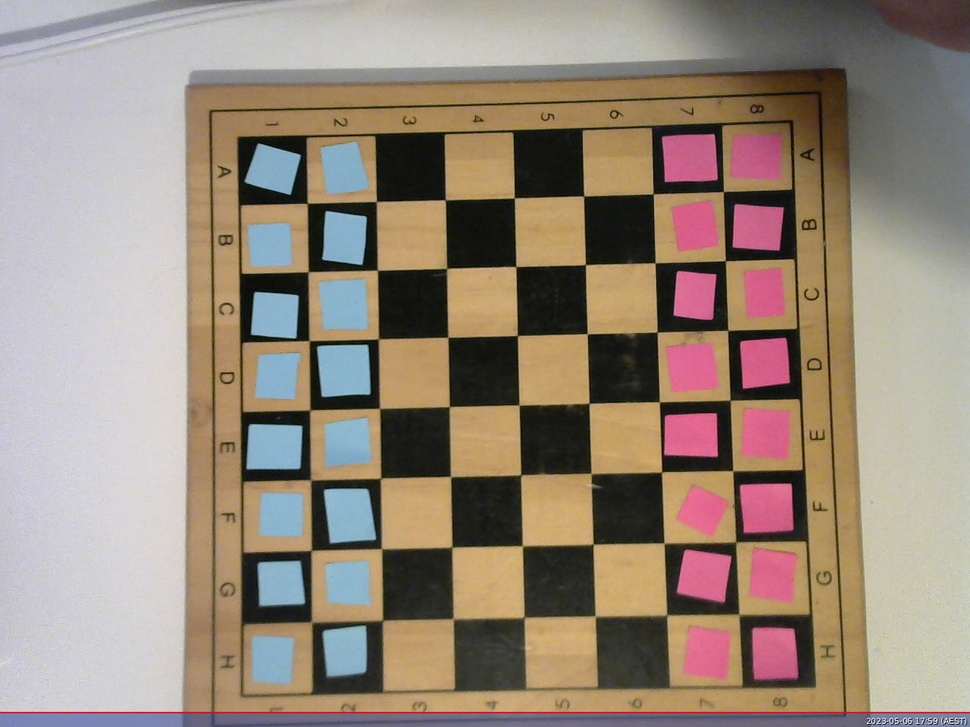
//> input picture State0.jpg, 970 x 727 px, shrunk from 1280 x 960 before the run
$ ./CVTest14   (built with g++ and OpenCV 4)
//> lines starting //> are read from the running program, lines starting //| are printed output that depends on the picture
// g++ -o OpenCV_Testing OpenCV_Testing.cpp -I/usr/include/opencv4 `pkg-config --cflags --libs opencv4`
// /OpenCV_Testing

#include <opencv2/opencv.hpp>
#include <vector>
#include <iostream>

using namespace cv;
using namespace std;

int main() {
	Mat image = imread("/home/fyp2023jb/ChessRobot2023FYP/State0.jpg"); // read image from file
//> image is the input picture: 727 rows x 970 cols, CV_8UC3; mean B, G, R 122.2, 135.7, 150.8
	if (image.empty()) // check if image was loaded successfully
	{
		cout << "Error: image not found" << endl;
		return 1;
	}

	Mat gray;
	cvtColor(image, gray, COLOR_BGR2GRAY);
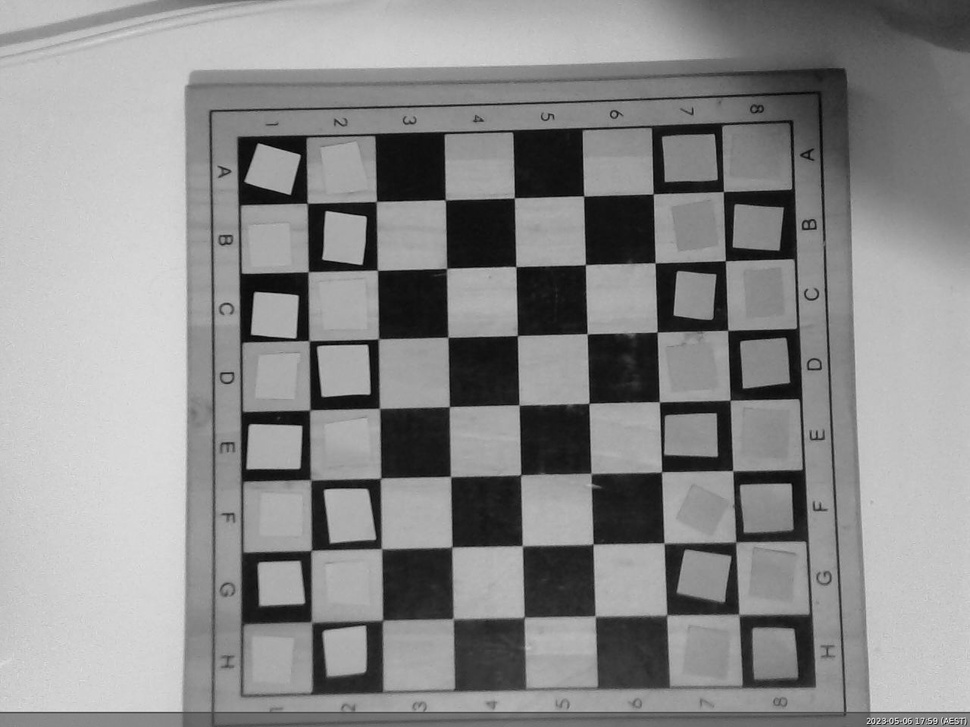
//> gray: 727 rows x 970 cols, CV_8UC1; min 3, max 254, mean 138.7

	// Size boardSize(8, 8);
	// vector<Point2f> corners;
	// bool found = findChessboardCorners(image, boardSize, corners);

	Mat edges;
	Canny(gray, edges, 50, 150,3);
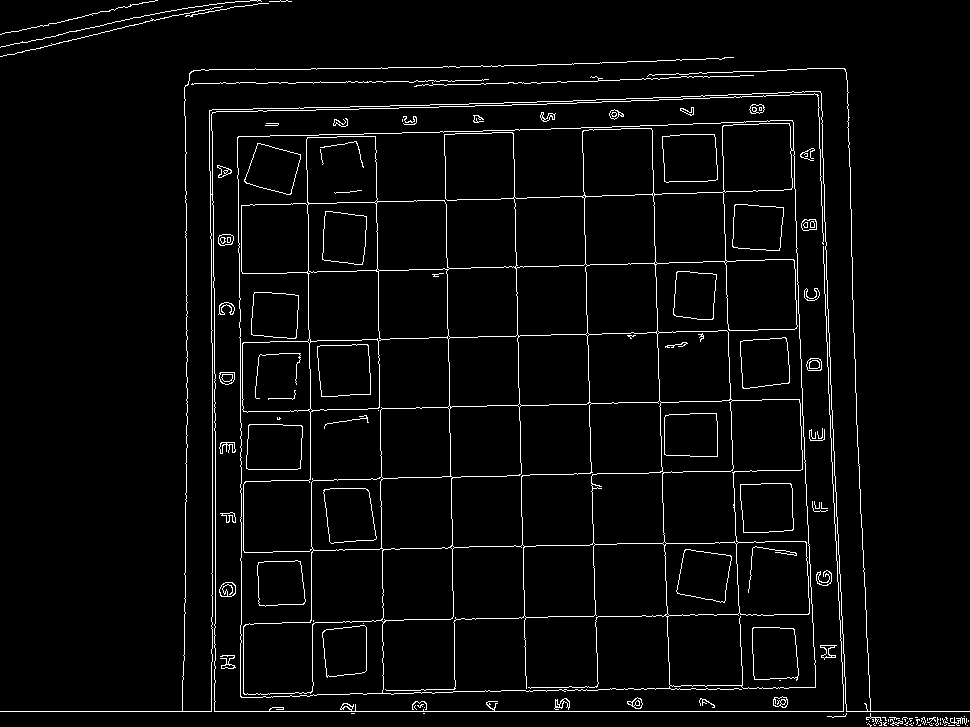
//> edges: 727 rows x 970 cols, CV_8UC1; 3.6% white in thin lines or dots

	imshow("Edges",edges); // show image in a window
	waitKey(0); // wait for a key press

	vector<Vec2f> lines;
	HoughLines(edges,lines,1,CV_PI/180,100);
//> lines = 122 lines (rho, theta), first 12: [711, 1.57], [-442, 3.12], [212, 0], [120, 1.54], [-645, 3.11], [-716, 3.11], [555, 1.55], [122, 1.54], [-817, 3.11], [-814, 3.11], [-372, 3.12], [627, 1.55]


	Mat output;
    cvtColor(edges, output, COLOR_GRAY2BGR);
//> output: 727 rows x 970 cols, CV_8UC3; 3.6% white in thin lines or dots
    for (const auto& line : lines)
    {
        float rho = line[0], theta = line[1];
        Point pt1, pt2;
        double a = cos(theta), b = sin(theta);
        double x0 = a*rho, y0 = b*rho;
        pt1.x = cvRound(x0 + 1000*(-b));
        pt1.y = cvRound(y0 + 1000*(a));
        pt2.x = cvRound(x0 - 1000*(-b));
        pt2.y = cvRound(y0 - 1000*(a));

		Vec<float, 2> color = {0, 0, 255};
//> (the run ends here: the program needs code that is not available in this run, at `line(output, pt1, pt2, Scalar(0,0,255), 3, LINE_AA);`)

$ run again, with 0.jpg copied over State0.jpg
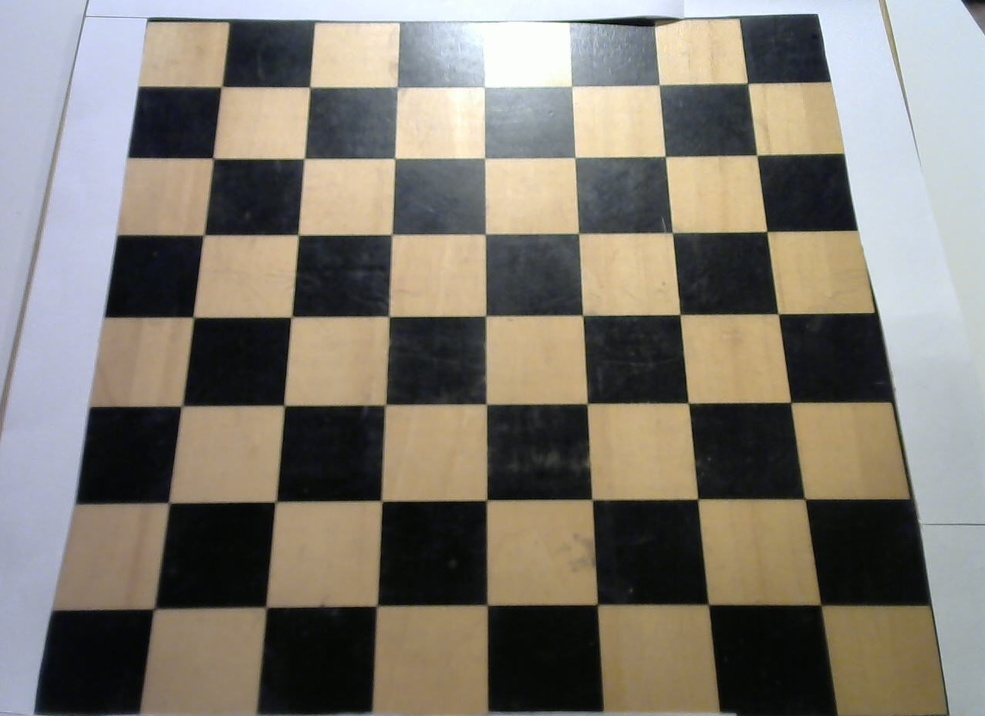
//> input picture 0.jpg, 985 x 716 px, shrunk from 1277 x 928 before the run
//> image is the input picture: 716 rows x 985 cols, CV_8UC3; mean B, G, R 112.8, 121.9, 127.4
//> `cvtColor(image, gray, COLOR_BGR2GRAY);`:
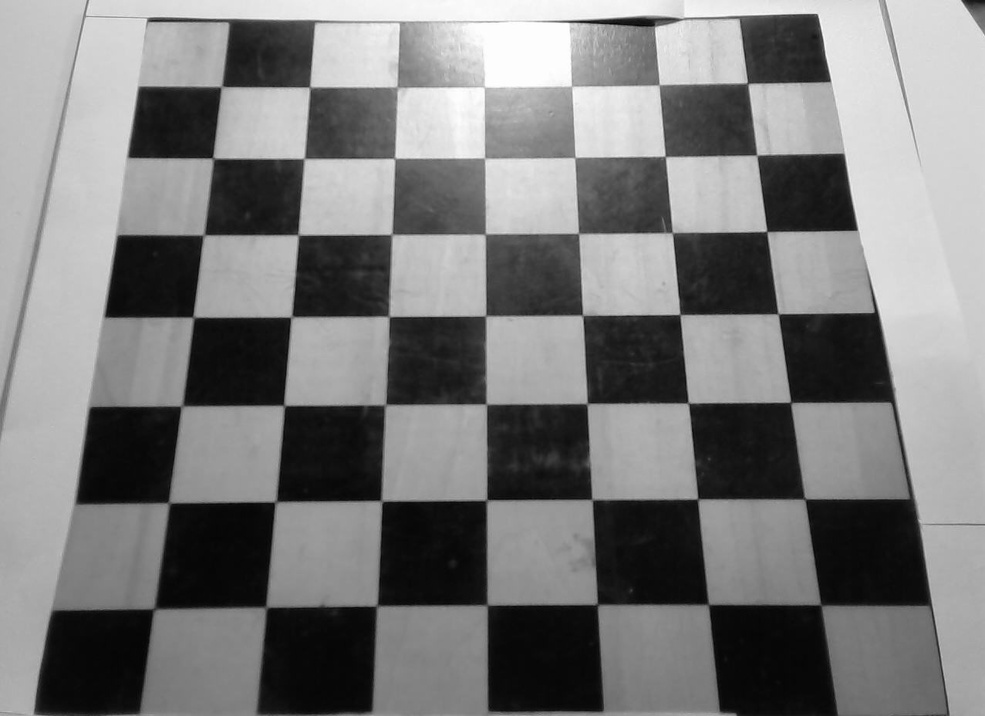
//> gray: 716 rows x 985 cols, CV_8UC1; min 3, max 255, mean 122.5
//> `Canny(gray, edges, 50, 150,3);`:
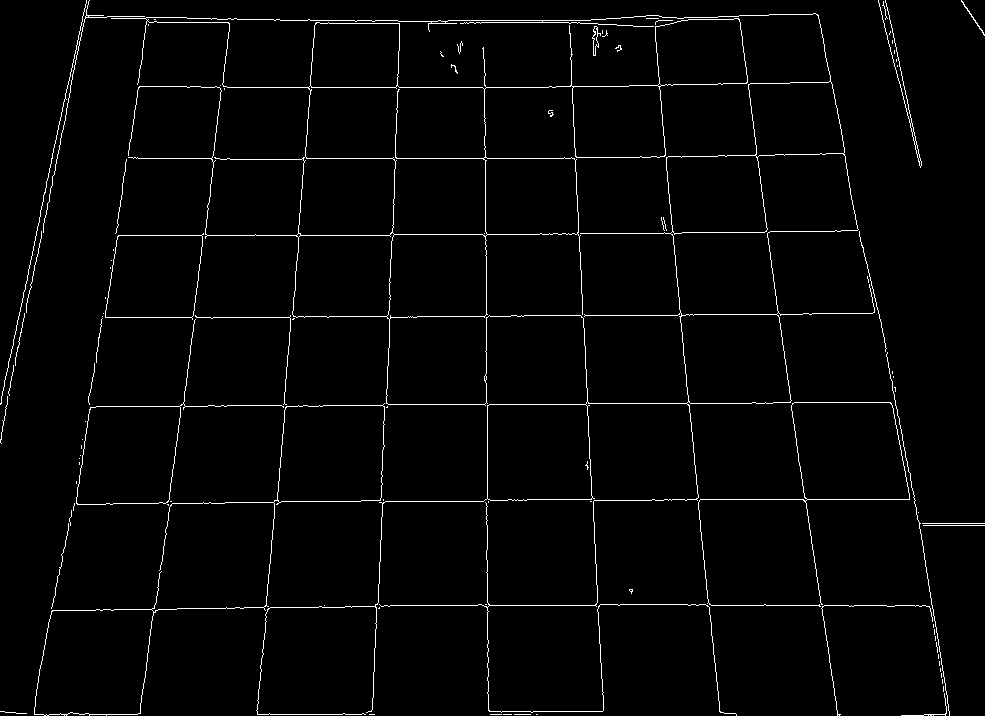
//> edges: 716 rows x 985 cols, CV_8UC1; 2.2% white in thin lines or dots
//> lines = 89 lines (rho, theta), first 12: [605, 1.57], [-565, 3.09], [158, 1.57], [87, 1.57], [499, 1.57], [96, 1.55], [20, 1.57], [400, 0.03], [-727, 3], [235, 1.57], [714, 1.57], [14, 1.59]
//> output: 716 rows x 985 cols, CV_8UC3; 2.2% white in thin lines or dots

$ run again, with 1.jpg copied over State0.jpg
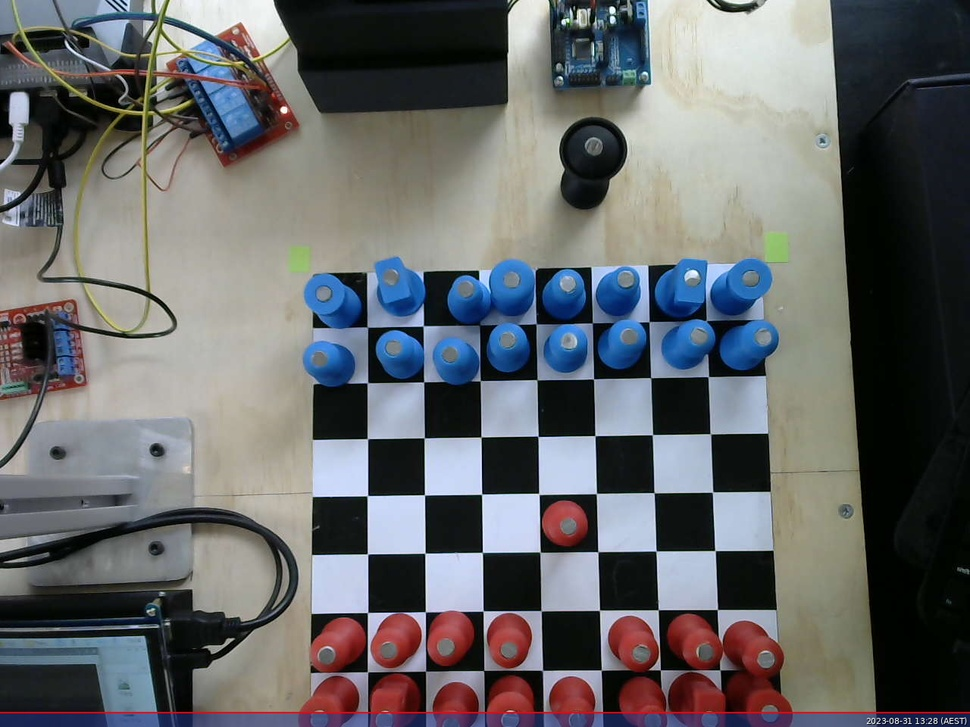
//> input picture 1.jpg, 970 x 727 px, shrunk from 1280 x 960 before the run
//> image is the input picture: 727 rows x 970 cols, CV_8UC3; mean B, G, R 104.7, 102.9, 101.2
//> `cvtColor(image, gray, COLOR_BGR2GRAY);`:
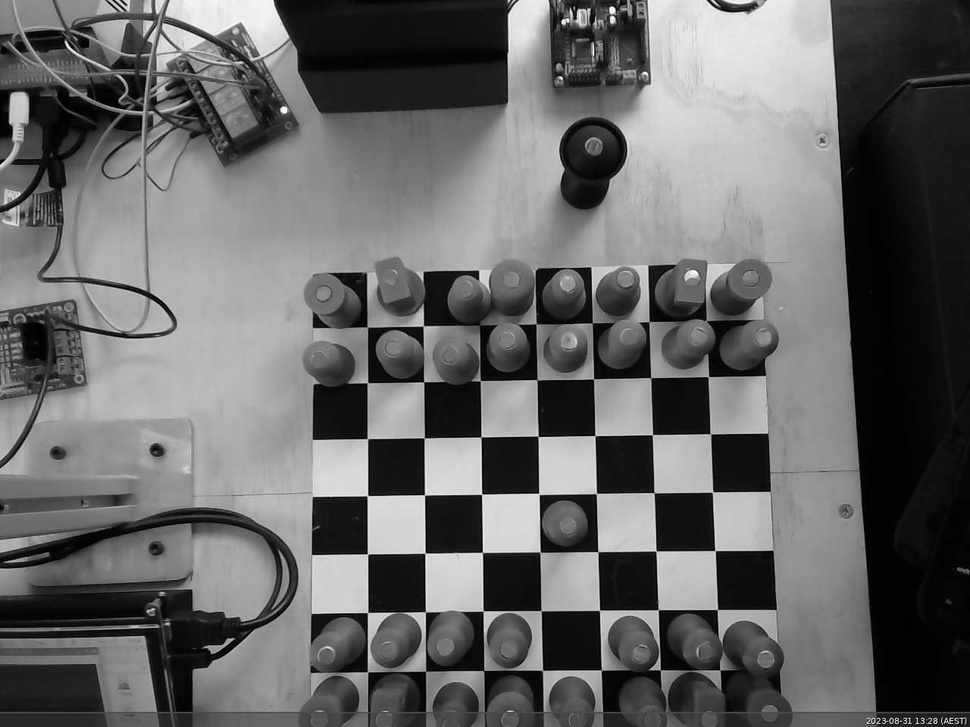
//> gray: 727 rows x 970 cols, CV_8UC1; min 0, max 254, mean 102.6
//> `Canny(gray, edges, 50, 150,3);`:
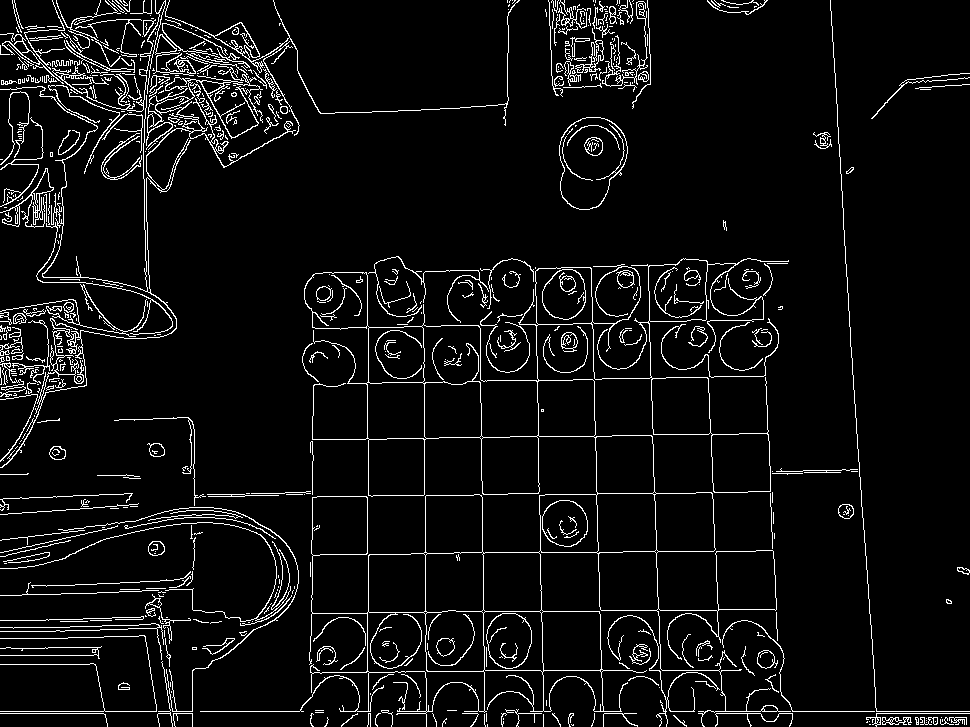
//> edges: 727 rows x 970 cols, CV_8UC1; 5.8% white in thin lines or dots
//> lines = 1102 lines (rho, theta), first 12: [711, 1.57], [713, 1.57], [389, 1.55], [333, 1.55], [-530, 3.12], [-637, 3.11], [-825, 3.07], [670, 1.57], [446, 1.55], [367, 0], [622, 1.55], [-473, 3.12]
//> output: 727 rows x 970 cols, CV_8UC3; 5.8% white in thin lines or dots

$ run again, with 1001.jpg copied over State0.jpg
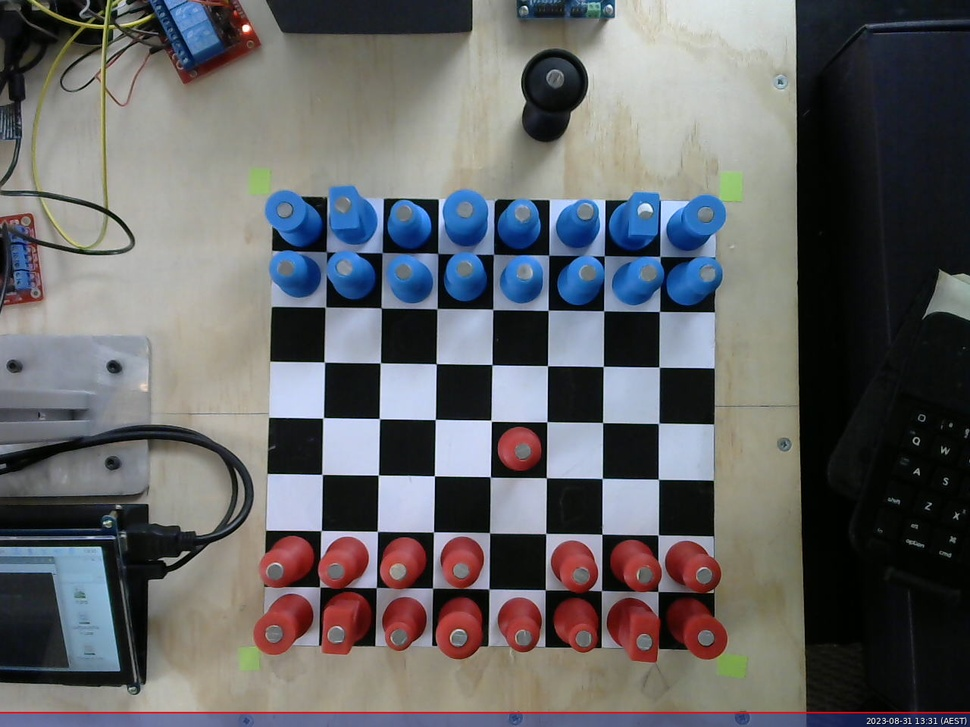
//> input picture 1001.jpg, 970 x 727 px, shrunk from 1280 x 960 before the run
//> image is the input picture: 727 rows x 970 cols, CV_8UC3; mean B, G, R 102.1, 100.1, 99.7
//> `cvtColor(image, gray, COLOR_BGR2GRAY);`:
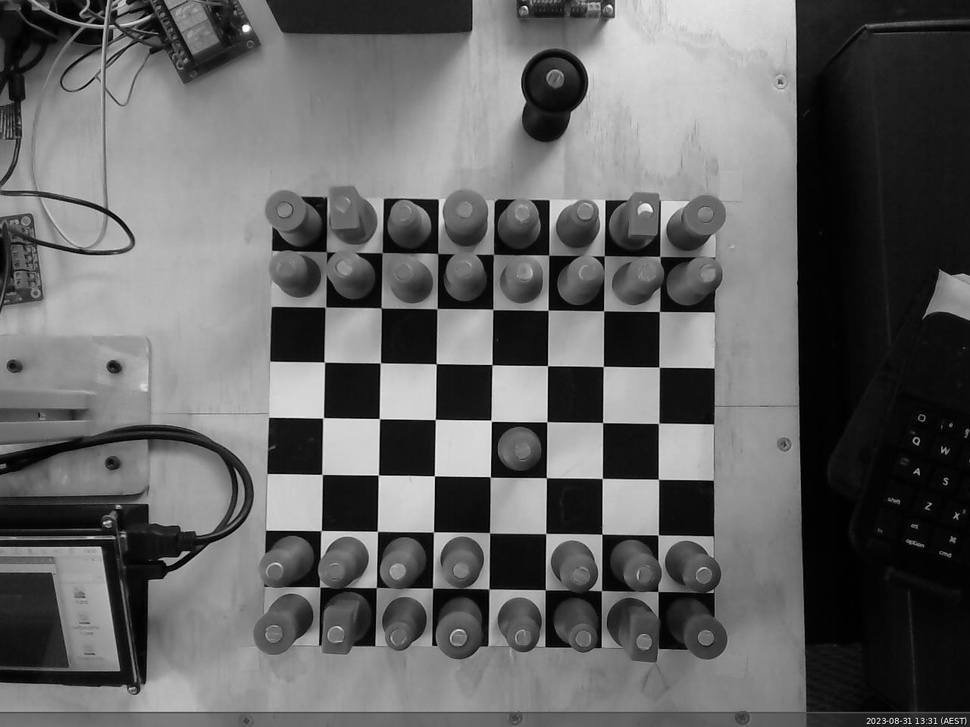
//> gray: 727 rows x 970 cols, CV_8UC1; min 0, max 254, mean 100.2
//> `Canny(gray, edges, 50, 150,3);`:
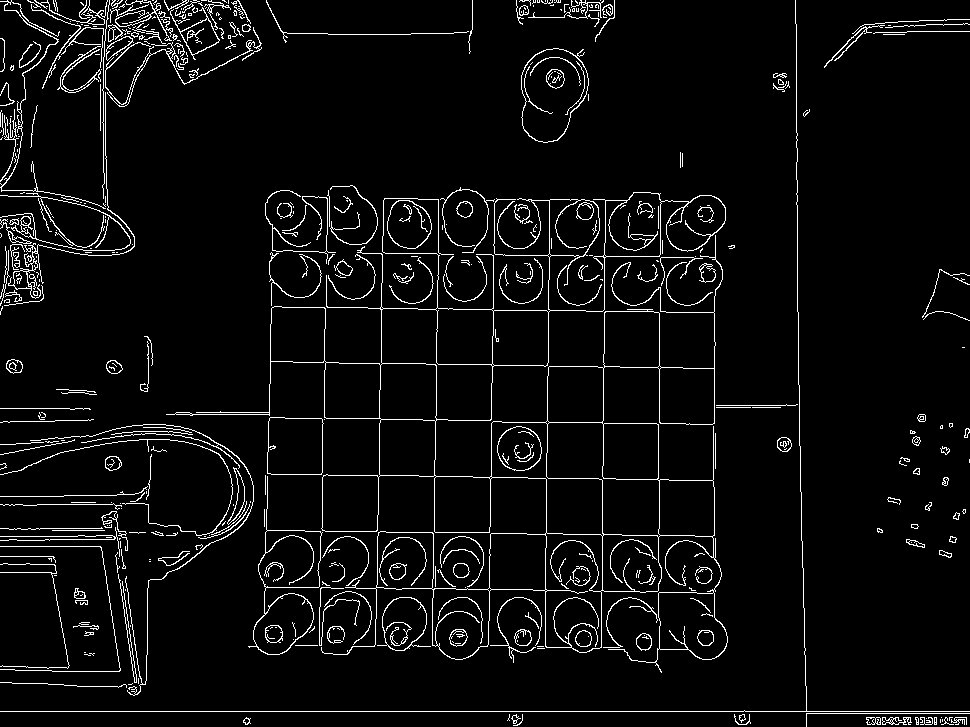
//> edges: 727 rows x 970 cols, CV_8UC1; 4.8% white in thin lines or dots
//> lines = 271 lines (rho, theta), first 12: [711, 1.57], [356, 1.59], [468, 1.59], [412, 1.59], [-792, 3.12], [387, 0.02], [301, 1.59], [524, 1.59], [443, 0.02], [246, 1.59], [276, 0.02], [498, 0.02]
//> output: 727 rows x 970 cols, CV_8UC3; 4.8% white in thin lines or dots
